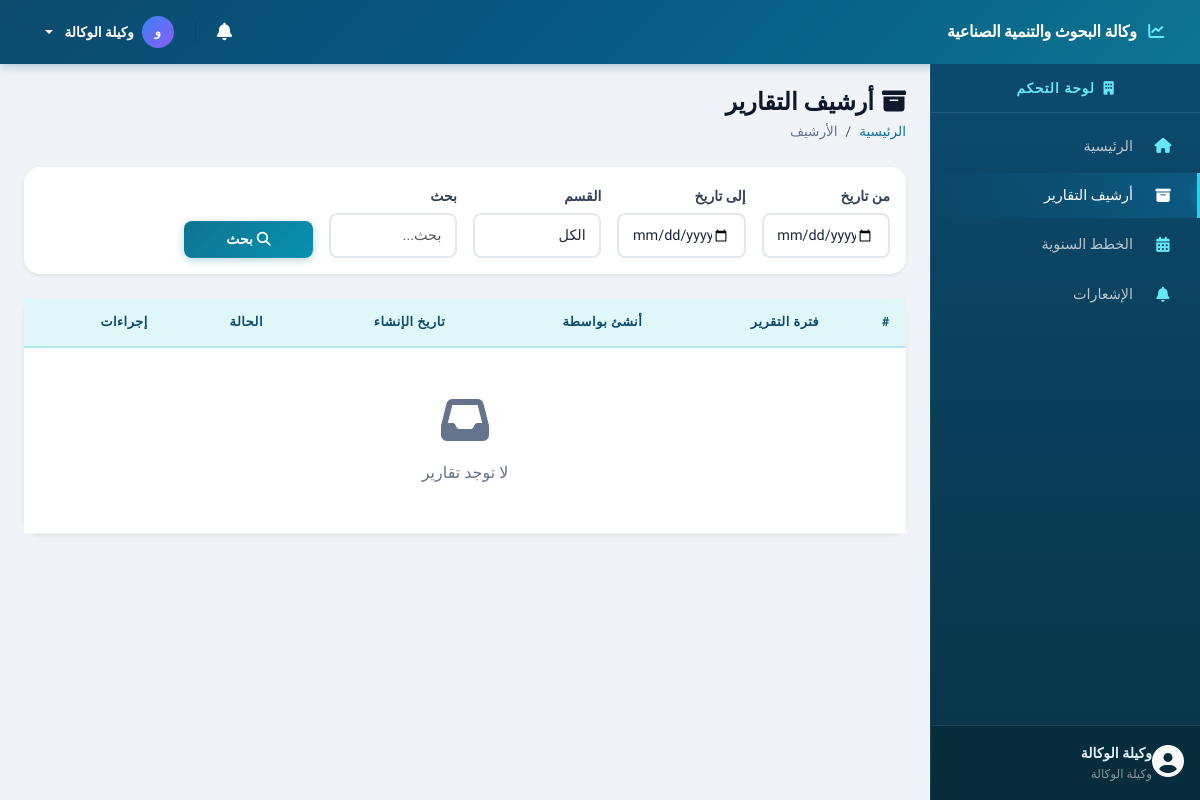
The app's page /pages/reports_archive.php (signed in) with its own data.
### tables this page shows
CREATE TABLE IF NOT EXISTS users (
    id INT PRIMARY KEY AUTO_INCREMENT,
    name VARCHAR(100) NOT NULL,
    email VARCHAR(100) NOT NULL UNIQUE,
    password VARCHAR(255) NOT NULL,
    role ENUM('admin', 'director', 'coordinator', 'manager', 'employee') NOT NULL DEFAULT 'employee',
    department_id INT NULL,
    created_at TIMESTAMP DEFAULT CURRENT_TIMESTAMP,
    FOREIGN KEY (department_id) REFERENCES departments(id) ON DELETE SET NULL
);

### includes/functions.php (called while the page is built, shortened)
<?php
require_once __DIR__ . '/../config/database.php';
function isLoggedIn() {
    return isset($_SESSION['user_id']) && !empty($_SESSION['user_id']);
}
function isEmployee() {
    return isset($_SESSION['user_role']) && $_SESSION['user_role'] === 'employee';
}
function e($string) {
    return htmlspecialchars($string ?? '', ENT_QUOTES, 'UTF-8');
}
function db() {
    return Database::getInstance()->getConnection();
}
function dbQuery($sql, $params = []) {
    $stmt = db()->prepare($sql);
    $stmt->execute($params);
    return $stmt;
}
function dbFetchOne($sql, $params = []) {
    $stmt = dbQuery($sql, $params);
    return $stmt->fetch();
}
function getCurrentUser() {
    return dbFetchOne("SELECT u.*, d.name as department_name FROM users u LEFT JOIN departments d ON u.department_id = d.id WHERE u.id = ?", [$_SESSION['user_id']]);
}
function getRoleName($role) {
    $roles = [
        'admin' => 'مدير النظام',
        'director' => 'وكيلة الوكالة',
        'coordinator' => 'المنسق',
        'manager' => 'مدير قسم',
        'employee' => 'موظف'
    ];
    return $roles[$role] ?? $role;
}
function getCurrentPage() {
    return basename($_SERVER['PHP_SELF'], '.php');
}
function isActivePage($page) {
    return getCurrentPage() === $page ? 'active' : '';
}

### config/database.php (called while the page is built, shortened)
<?php
class Database {
    private static $instance = null;
    private $pdo;
    private function __construct() {
        try {
            $dsn = "mysql:host=" . DB_HOST . ";dbname=" . DB_NAME . ";charset=" . DB_CHARSET;
            $options = [
                PDO::ATTR_ERRMODE            => PDO::ERRMODE_EXCEPTION,
                PDO::ATTR_DEFAULT_FETCH_MODE => PDO::FETCH_ASSOC,
                PDO::ATTR_EMULATE_PREPARES   => false,
                PDO::MYSQL_ATTR_INIT_COMMAND => "SET NAMES utf8mb4 COLLATE utf8mb4_unicode_ci"
            ];
            $this->pdo = new PDO($dsn, DB_USER, DB_PASS, $options);
        } catch (PDOException $e) {
            die('خطأ في الاتصال بقاعدة البيانات: ' . $e->getMessage());
        }
    }
    public static function getInstance() {
        if (self::$instance === null) {
            self::$instance = new self();
        }
        return self::$instance;
    }
    public function getConnection() {
        return $this->pdo;
    }
}

### pages/reports_archive.php (the view, shortened to what this page needs)
<?php
require_once __DIR__ . '/../includes/header.php';
$filterFrom = $_GET['from'] ?? '';
$filterTo = $_GET['to'] ?? '';
$search = trim($_GET['search'] ?? '');
$page = max(1, (int)($_GET['page'] ?? 1));
$perPage = 10;
$where = [];
$params = [];
if (isDirector()) {
    $where[] = "r.status = 'published'";
}
$whereClause = !empty($where) ? 'WHERE ' . implode(' AND ', $where) : '';
$offset = ($page - 1) * $perPage;
$sql = "SELECT DISTINCT r.*, u.name as creator_name
        FROM reports r
        JOIN users u ON r.created_by = u.id
        LEFT JOIN report_details rd ON r.id = rd.report_id
        $whereClause
        ORDER BY r.created_at DESC
        LIMIT $perPage OFFSET $offset";
$reports = dbFetchAll($sql, $params);
?>
<div class="d-flex justify-content-between align-items-center mb-4">
    <div>
        <h4 class="mb-1"><i class="fas fa-archive me-2"></i>أرشيف التقارير</h4>
        <nav aria-label="breadcrumb">
            <ol class="breadcrumb mb-0">
                <li class="breadcrumb-item"><a href="<?= SITE_URL ?>/pages/dashboard.php">الرئيسية</a></li>
                <li class="breadcrumb-item active">الأرشيف</li>
            </ol>
        </nav>
    </div>
</div>
<div class="card border-0 shadow-sm mb-4">
    <div class="card-body">
        <form method="GET" class="row g-3 align-items-end">
            <div class="col-md-2">
                <label class="form-label small">من تاريخ</label>
                <input type="date" class="form-control form-control-sm" name="from" value="<?= e($filterFrom) ?>">
            </div>
            <div class="col-md-2">
                <label class="form-label small">إلى تاريخ</label>
                <input type="date" class="form-control form-control-sm" name="to" value="<?= e($filterTo) ?>">
            </div>
            <div class="col-md-2">
                <label class="form-label small">القسم</label>
                <select class="form-select form-select-sm" name="department">
                    <option value="">الكل</option>
                </select>
            </div>
            <div class="col-md-2">
                <label class="form-label small">بحث</label>
                <input type="text" class="form-control form-control-sm" name="search" value="<?= e($search) ?>" placeholder="بحث...">
            </div>
            <div class="col-md-2">
                <button type="submit" class="btn btn-primary btn-sm w-100">
                    <i class="fas fa-search me-1"></i>بحث
                </button>
            </div>
        </form>
    </div>
</div>
<div class="card border-0 shadow-sm">
    <div class="card-body p-0">
        <div class="table-responsive">
            <table class="table table-hover align-middle mb-0">
                <thead class="table-light">
                    <tr>
                        <th>#</th>
                        <th>فترة التقرير</th>
                        <th>أنشئ بواسطة</th>
                        <th>تاريخ الإنشاء</th>
                        <th>الحالة</th>
                        <th>إجراءات</th>
                    </tr>
                </thead>
                <tbody>
                    <?php if (empty($reports)): ?>
                    <tr>
                        <td colspan="6" class="text-center text-muted py-5">
                            <i class="fas fa-inbox fa-3x mb-3 d-block"></i>
                            لا توجد تقارير
                        </td>
                    </tr>
                    <?php endif; ?>
                </tbody>
            </table>
        </div>
    </div>
</div>
<?php
require_once __DIR__ . '/../includes/footer.php';
?>

### includes/header.php (shortened to what this page needs)
<?php
require_once __DIR__ . '/functions.php';
$currentUser = getCurrentUser();
?>
<!DOCTYPE html>
<html lang="ar" dir="rtl">
<head>
    <link rel="stylesheet" href="https://cdn.jsdelivr.net/npm/bootstrap@5.3.0/dist/css/bootstrap.rtl.min.css">
    <link rel="stylesheet" href="https://cdnjs.cloudflare.com/ajax/libs/font-awesome/6.4.0/css/all.min.css">
    <link rel="stylesheet" href="https://cdn.jsdelivr.net/npm/sweetalert2@11/dist/sweetalert2.min.css">
    <link rel="stylesheet" href="<?= SITE_URL ?>/assets/css/style.css">
</head>
<body>
    <nav class="navbar navbar-expand-lg navbar-dark bg-primary fixed-top">
        <div class="container-fluid">
            <a class="navbar-brand" href="<?= SITE_URL ?>/pages/dashboard.php">
                <i class="fas fa-chart-line me-2"></i>
                <span class="d-none d-sm-inline"><?= e(SITE_NAME) ?></span>
            </a>
            <div class="d-flex align-items-center ms-auto gap-1">
                <div class="dropdown">
                    <button class="btn btn-link text-white position-relative px-2" data-bs-toggle="dropdown" aria-expanded="false" style="font-size: 1.1rem;">
                        <i class="fas fa-bell"></i>
                    </button>
                </div>
                <div class="dropdown">
                    <button class="btn btn-link text-white dropdown-toggle text-decoration-none d-flex align-items-center gap-2 px-2" data-bs-toggle="dropdown">
                        <div class="d-flex align-items-center justify-content-center rounded-circle" style="width:32px; height:32px; background: linear-gradient(135deg, #3b82f6, #8b5cf6); font-size: 0.8rem;">
                            <?= mb_substr($currentUser['name'] ?? '', 0, 1) ?>
                        </div>
                        <span class="d-none d-md-inline" style="font-size: 0.85rem;"><?= e($currentUser['name'] ?? '') ?></span>
                    </button>
                </div>
            </div>
        </div>
    </nav>
    <div class="d-flex" id="wrapper">
        <?php include __DIR__ . '/sidebar.php'; ?>
        <div class="flex-grow-1" id="page-content">
            <div class="container-fluid p-4">

### includes/sidebar.php (shortened to what this page needs)
<div class="sidebar bg-dark text-white" id="sidebar">
    <div class="sidebar-header text-center py-3 border-bottom border-secondary">
        <h6 class="mb-0">
            <i class="fas fa-building me-1"></i>
            لوحة التحكم
        </h6>
    </div>
    <nav class="sidebar-nav">
        <ul class="nav flex-column py-2">
            <li class="nav-item">
                <a class="nav-link <?= isActivePage('dashboard') ?>" href="<?= SITE_URL ?>/pages/dashboard.php">
                    <i class="fas fa-home me-2"></i>
                    <span>الرئيسية</span>
                </a>
            </li>
            <li class="nav-item">
                <a class="nav-link <?= isActivePage('reports_archive') ?>" href="<?= SITE_URL ?>/pages/reports_archive.php">
                    <i class="fas fa-archive me-2"></i>
                    <span>أرشيف التقارير</span>
                </a>
            </li>
            <?php if (!isEmployee()): ?>
            <li class="nav-item">
                <a class="nav-link <?= isActivePage('upload_annual_plan') ?>" href="<?= SITE_URL ?>/pages/upload_annual_plan.php">
                    <i class="fas fa-calendar-alt me-2"></i>
                    <span>الخطط السنوية</span>
                </a>
            </li>
            <?php endif; ?>
            <li class="nav-item">
                <a class="nav-link <?= isActivePage('notifications') ?>" href="<?= SITE_URL ?>/pages/notifications.php">
                    <i class="fas fa-bell me-2"></i>
                    <span>الإشعارات</span>
                </a>
            </li>
        </ul>
    </nav>
    <div class="sidebar-footer border-top border-secondary p-3 mt-auto">
        <div class="d-flex align-items-center">
            <div class="flex-shrink-0">
                <i class="fas fa-user-circle fa-2x text-light"></i>
            </div>
            <div class="flex-grow-1 me-2 overflow-hidden">
                <div class="fw-bold small text-truncate"><?= e($currentUser['name'] ?? '') ?></div>
                <div class="text-muted smaller"><?= getRoleName($currentUser['role'] ?? '') ?></div>
            </div>
        </div>
    </div>
</div>

### records on screen
users: name "و", name "وكيلة الوكالة", role "وكيلة الوكالة"

### other values on screen
SITE_NAME "وكالة البحوث والتنمية الصناعية"
